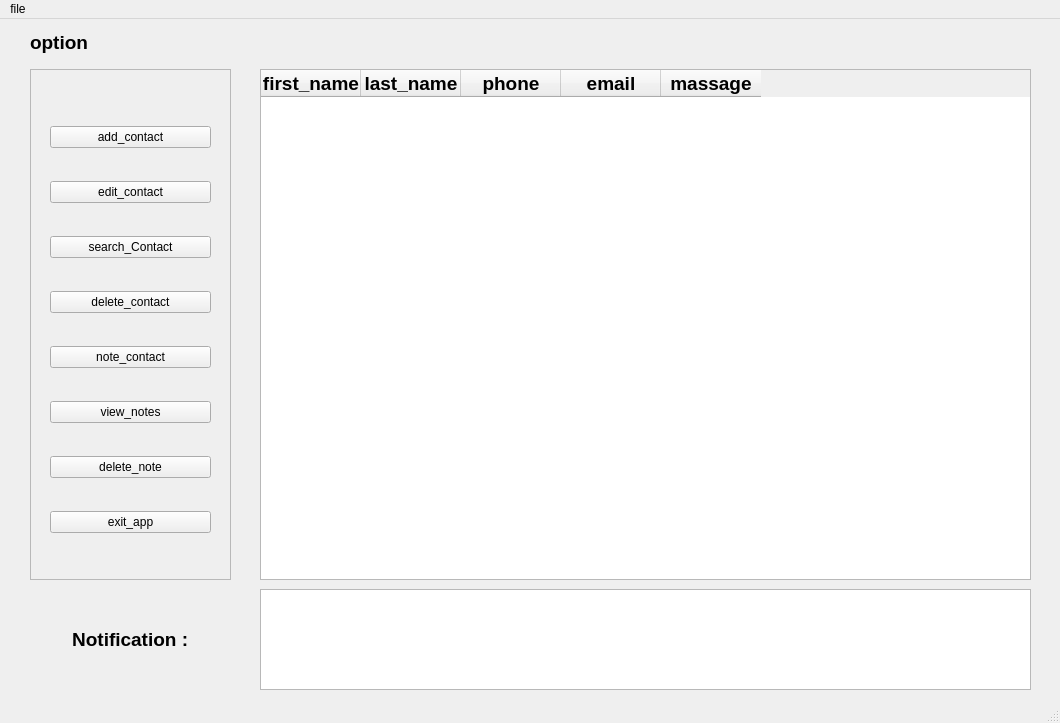
<?xml version="1.0" encoding="UTF-8"?>
<ui version="4.0">
 <class>MainWindow</class>
 <widget class="QMainWindow" name="MainWindow">
  <property name="geometry">
   <rect>
    <x>0</x>
    <y>0</y>
    <width>1060</width>
    <height>723</height>
   </rect>
  </property>
  <property name="windowTitle">
   <string>MainWindow</string>
  </property>
  <widget class="QWidget" name="centralwidget">
   <widget class="QFrame" name="frame">
    <property name="geometry">
     <rect>
      <x>30</x>
      <y>50</y>
      <width>201</width>
      <height>511</height>
     </rect>
    </property>
    <property name="frameShape">
     <enum>QFrame::StyledPanel</enum>
    </property>
    <property name="frameShadow">
     <enum>QFrame::Raised</enum>
    </property>
    <widget class="QWidget" name="">
     <property name="geometry">
      <rect>
       <x>20</x>
       <y>30</y>
       <width>161</width>
       <height>461</height>
      </rect>
     </property>
     <layout class="QVBoxLayout" name="verticalLayout">
      <item>
       <widget class="QPushButton" name="btn_1">
        <property name="text">
         <string>add_contact</string>
        </property>
       </widget>
      </item>
      <item>
       <widget class="QPushButton" name="btn_2">
        <property name="text">
         <string>edit_contact</string>
        </property>
       </widget>
      </item>
      <item>
       <widget class="QPushButton" name="btn_3">
        <property name="text">
         <string>search_Contact</string>
        </property>
       </widget>
      </item>
      <item>
       <widget class="QPushButton" name="btn_4">
        <property name="text">
         <string>delete_contact</string>
        </property>
       </widget>
      </item>
      <item>
       <widget class="QPushButton" name="btn_5">
        <property name="text">
         <string>note_contact</string>
        </property>
       </widget>
      </item>
      <item>
       <widget class="QPushButton" name="btn_6">
        <property name="text">
         <string>view_notes</string>
        </property>
       </widget>
      </item>
      <item>
       <widget class="QPushButton" name="btn_7">
        <property name="text">
         <string>delete_note</string>
        </property>
       </widget>
      </item>
      <item>
       <widget class="QPushButton" name="btn_8">
        <property name="text">
         <string>exit_app</string>
        </property>
       </widget>
      </item>
     </layout>
    </widget>
   </widget>
   <widget class="QTableWidget" name="tableWidget">
    <property name="geometry">
     <rect>
      <x>260</x>
      <y>50</y>
      <width>771</width>
      <height>511</height>
     </rect>
    </property>
    <column>
     <property name="text">
      <string>first_name</string>
     </property>
     <property name="font">
      <font>
       <pointsize>14</pointsize>
       <weight>75</weight>
       <bold>true</bold>
      </font>
     </property>
    </column>
    <column>
     <property name="text">
      <string>last_name</string>
     </property>
     <property name="font">
      <font>
       <pointsize>14</pointsize>
       <weight>75</weight>
       <bold>true</bold>
      </font>
     </property>
    </column>
    <column>
     <property name="text">
      <string>phone</string>
     </property>
     <property name="font">
      <font>
       <pointsize>14</pointsize>
       <weight>75</weight>
       <bold>true</bold>
      </font>
     </property>
    </column>
    <column>
     <property name="text">
      <string>email</string>
     </property>
     <property name="font">
      <font>
       <pointsize>14</pointsize>
       <weight>75</weight>
       <bold>true</bold>
      </font>
     </property>
    </column>
    <column>
     <property name="text">
      <string>massage</string>
     </property>
     <property name="font">
      <font>
       <pointsize>14</pointsize>
       <weight>75</weight>
       <bold>true</bold>
      </font>
     </property>
    </column>
   </widget>
   <widget class="QLabel" name="label_1">
    <property name="geometry">
     <rect>
      <x>30</x>
      <y>8</y>
      <width>81</width>
      <height>31</height>
     </rect>
    </property>
    <property name="font">
     <font>
      <pointsize>14</pointsize>
      <weight>75</weight>
      <bold>true</bold>
     </font>
    </property>
    <property name="text">
     <string>option</string>
    </property>
   </widget>
   <widget class="QTextEdit" name="textEdit">
    <property name="geometry">
     <rect>
      <x>260</x>
      <y>570</y>
      <width>771</width>
      <height>101</height>
     </rect>
    </property>
   </widget>
   <widget class="QLabel" name="label_2">
    <property name="geometry">
     <rect>
      <x>30</x>
      <y>590</y>
      <width>201</width>
      <height>61</height>
     </rect>
    </property>
    <property name="font">
     <font>
      <pointsize>14</pointsize>
      <weight>75</weight>
      <bold>true</bold>
     </font>
    </property>
    <property name="text">
     <string>        Notification :</string>
    </property>
   </widget>
  </widget>
  <widget class="QMenuBar" name="menubar">
   <property name="geometry">
    <rect>
     <x>0</x>
     <y>0</y>
     <width>1060</width>
     <height>24</height>
    </rect>
   </property>
   <widget class="QMenu" name="menutools">
    <property name="title">
     <string>file</string>
    </property>
    <addaction name="actionexport_to_csv"/>
    <addaction name="actionimport_from_csv"/>
   </widget>
   <addaction name="menutools"/>
  </widget>
  <widget class="QStatusBar" name="statusbar"/>
  <action name="actionexport_to_csv">
   <property name="text">
    <string>export_to_csv</string>
   </property>
  </action>
  <action name="actionimport_from_csv">
   <property name="text">
    <string>import_from_csv</string>
   </property>
  </action>
 </widget>
 <resources/>
 <connections/>
</ui>
